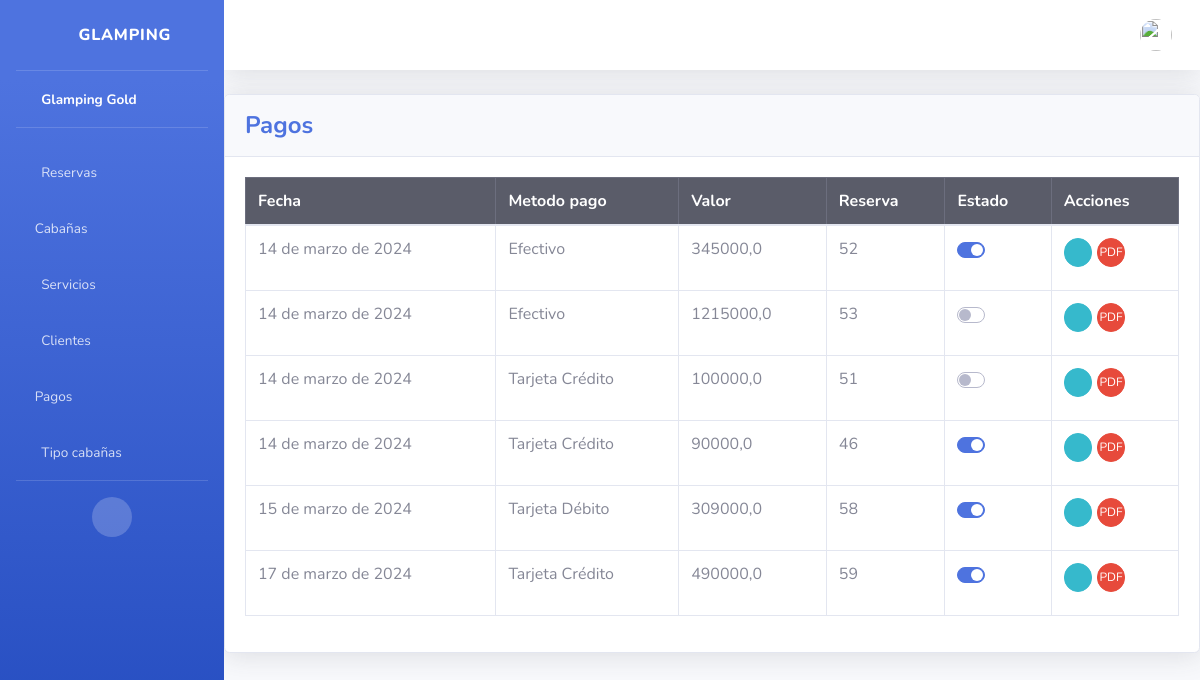
Screenshot of /pagos/ (signed in) with the database file from the repository.
### pagos/models.py (models this page shows, shortened)
class Pago(models.Model):
    metodo_pago = models.CharField(max_length=255)
    fecha = models.DateField()
    valor = models.FloatField(max_length=50)
    reserva = models.ForeignKey('reservas.Reserva', on_delete=models.DO_NOTHING)
    estado = models.BooleanField(default=True)

### reservas/models.py (models this page shows, shortened)
class Reserva(models.Model):
    fecha_reserva = models.DateField()
    fecha_inicio = models.DateField()
    fecha_fin = models.DateField()
    precio = models.IntegerField()
    estado = models.CharField(max_length=20, default='Reservado')
    cliente = models.ForeignKey('cliente.Cliente', on_delete= models.DO_NOTHING)

### pagos/views.py (the view)
# urls.py: path('pagos/', include('pagos.urls')),
@login_required
@user_passes_test(is_admin_or_staff)
def pagos(request):
    pagos_list = Pago.objects.all()
    return render(request, 'pagos/index.html', {'pagos_list': pagos_list})

### pagos/views.py (called while the page is built)
def is_admin_or_staff(user):
    return user.is_authenticated and (user.is_staff or user.groups.filter(name='Administradores').exists())

### templates/pagos/index.html (shortened to what this page needs)
{% extends 'base.html' %}
{% block content %}
<div class="card shadow mb-4">
    <div class="card-header py-3">
        <h4 class="m-0 font-weight-bold text-primary">Pagos</h4>
    </div>
    <div class="card-body">
        <div class="table-responsive">
            <table class="table table-bordered" id="dataTable" width="100%" cellspacing="0">
                <thead class="table-dark">
                    <tr>
                        <th>Fecha</th>
                        <th>Metodo pago</th>
                        <th>Valor</th>
                        <th>Reserva</th>
                        <th>Estado</th>
                        <th>Acciones</th>
                    </tr>
                </thead>
                <tbody>
                    {% for pago in pagos_list %}
                    <tr>
                    <td>{{ pago.fecha }}</td>
                    <td>{{ pago.metodo_pago }}</td>
                    <td>{{ pago.valor }}</td>
                    <td>{{ pago.reserva.id }}</td>
                    <td>
                        <form action="{% url 'pago_status' pago.id %}" method="POST">
                            <div class="custom-control custom-switch">
                            </div>
                        </form>
                    </td>
                    <td>
                        <a href="" class="btn btn-info btn-circle btn-sm" data-bs-toggle="modal" data-bs-target="#modalId" data-pago-id="{{ pago.id }}">
                            <i class="fas fa-info-circle"></i>
                        </a>
                        <a href="{% url 'pagos_pdf' pk=pago.reserva.pk %}" class="btn btn-danger btn-circle btn-sm">
                            <span>PDF</span>
                        </a>
                    </tr>
                    {% endfor %}
                </tbody>
            </table>
        </div>
    </div>
</div>
{%endblock%}

### rows the page displays
Pago: fecha "14 de marzo de 2024", metodo_pago "Efectivo", valor "345000,0", reserva.id "52"
Pago: fecha "14 de marzo de 2024", metodo_pago "Efectivo", valor "1215000,0", reserva.id "53"
Pago: fecha "14 de marzo de 2024", metodo_pago "Tarjeta Crédito", valor "100000,0", reserva.id "51"
Pago: fecha "14 de marzo de 2024", metodo_pago "Tarjeta Crédito", valor "90000,0", reserva.id "46"
Pago: fecha "15 de marzo de 2024", metodo_pago "Tarjeta Débito", valor "309000,0", reserva.id "58"
Pago: fecha "17 de marzo de 2024", metodo_pago "Tarjeta Crédito", valor "490000,0", reserva.id "59"
